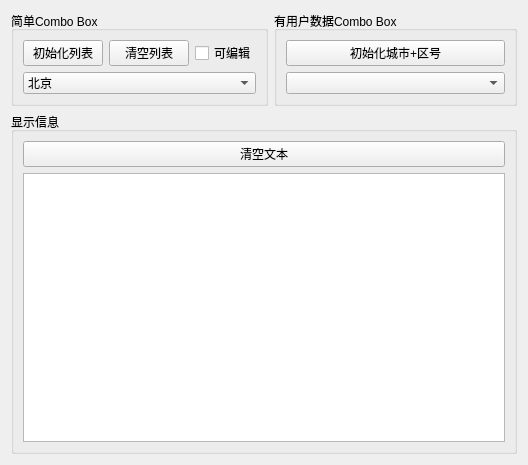
<?xml version="1.0" encoding="UTF-8"?>
<ui version="4.0">
 <class>Widget</class>
 <widget class="QWidget" name="Widget">
  <property name="geometry">
   <rect>
    <x>0</x>
    <y>0</y>
    <width>528</width>
    <height>465</height>
   </rect>
  </property>
  <property name="windowTitle">
   <string>ComboBox</string>
  </property>
  <layout class="QVBoxLayout" name="verticalLayout_3">
   <item>
    <layout class="QHBoxLayout" name="horizontalLayout">
     <item>
      <widget class="QGroupBox" name="groupBox">
       <property name="title">
        <string>简单Combo Box</string>
       </property>
       <layout class="QGridLayout" name="gridLayout">
        <item row="0" column="0">
         <widget class="QPushButton" name="pushButton_initList">
          <property name="text">
           <string>初始化列表</string>
          </property>
         </widget>
        </item>
        <item row="0" column="1">
         <widget class="QPushButton" name="pushButton_clearList">
          <property name="text">
           <string>清空列表</string>
          </property>
         </widget>
        </item>
        <item row="0" column="2">
         <widget class="QCheckBox" name="checkBox">
          <property name="text">
           <string>可编辑</string>
          </property>
         </widget>
        </item>
        <item row="1" column="0" colspan="3">
         <widget class="QComboBox" name="comboBox">
          <item>
           <property name="text">
            <string>北京</string>
           </property>
           <property name="icon">
            <iconset resource="res.qrc">
             <normaloff>:/Image/Coin0001.ico</normaloff>:/Image/Coin0001.ico</iconset>
           </property>
          </item>
          <item>
           <property name="text">
            <string>上海</string>
           </property>
           <property name="icon">
            <iconset resource="res.qrc">
             <normaloff>:/Image/Coin0001.ico</normaloff>:/Image/Coin0001.ico</iconset>
           </property>
          </item>
          <item>
           <property name="text">
            <string>深圳</string>
           </property>
          </item>
          <item>
           <property name="text">
            <string>广州</string>
           </property>
          </item>
         </widget>
        </item>
       </layout>
      </widget>
     </item>
     <item>
      <widget class="QGroupBox" name="groupBox_2">
       <property name="title">
        <string>有用户数据Combo Box</string>
       </property>
       <layout class="QVBoxLayout" name="verticalLayout">
        <item>
         <widget class="QPushButton" name="pushButton_initCountry">
          <property name="text">
           <string>初始化城市+区号</string>
          </property>
         </widget>
        </item>
        <item>
         <widget class="QComboBox" name="comboBox_2">
          <property name="placeholderText">
           <string>请选择一个城市</string>
          </property>
         </widget>
        </item>
       </layout>
      </widget>
     </item>
    </layout>
   </item>
   <item>
    <widget class="QGroupBox" name="groupBox_3">
     <property name="title">
      <string>显示信息</string>
     </property>
     <layout class="QVBoxLayout" name="verticalLayout_2">
      <item>
       <widget class="QPushButton" name="pushButton_clearText">
        <property name="text">
         <string>清空文本</string>
        </property>
       </widget>
      </item>
      <item>
       <widget class="QPlainTextEdit" name="plainTextEdit"/>
      </item>
     </layout>
    </widget>
   </item>
  </layout>
 </widget>
 <resources>
  <include location="res.qrc"/>
 </resources>
 <connections/>
</ui>
